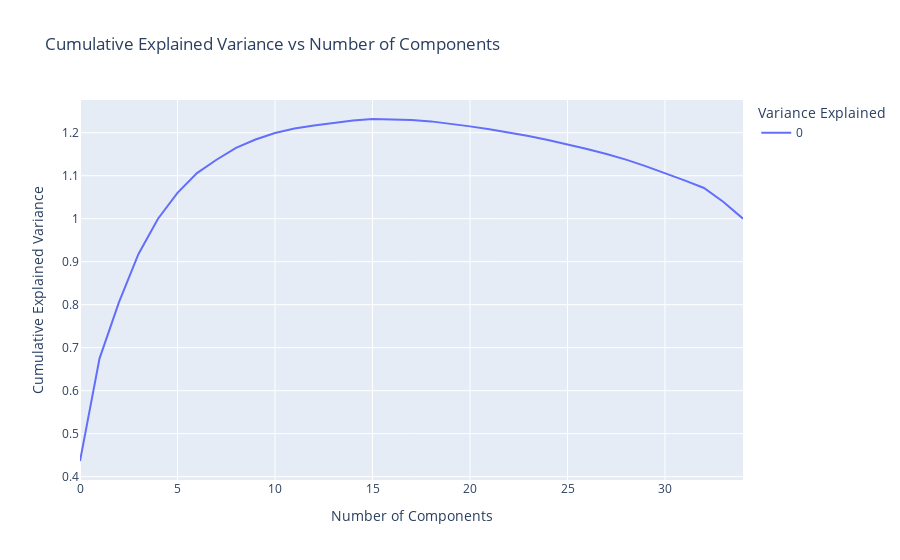

The notebook cell this image was saved under:
### Code cell
fig = px.line(
    np.cumsum(model.eigenvals) / np.sum(model.eigenvals),
    labels={
        "index": "Number of Components",
        "value": "Cumulative Explained Variance",
        "variable": "Variance Explained",
    },
    title="Cumulative Explained Variance vs Number of Components",
)
fig.show()

### Figure 1 — Plotly figure (JSON) as saved in the notebook; plotly's stock layout.template omitted (floating-point values rounded to 4 significant figures)
{"data": [{"hovertemplate": "Variance Explained=0<br>Number of Components=%{x}<br>Cumulative Explained Variance=%{y}<extra></extra>", "legendgroup": "0", "line": {"color": "#636efa", "dash": "solid"}, "marker": {"symbol": "circle"}, "mode": "lines", "name": "0", "orientation": "v", "showlegend": true, "type": "scatter", "x": [0, 1, 2, 3, 4, 5, 6, 7, 8, 9, 10, 11, 12, 13, 14, 15, 16, 17, 18, 19, 20, 21, 22, 23, 24, 25, 26, 27, 28, 29, 30, 31, 32, 33, 34], "xaxis": "x", "y": [0.4364, 0.6745, 0.8059, 0.9179, 1.0, 1.06, 1.106, 1.137, 1.165, 1.184, 1.199, 1.21, 1.217, 1.223, 1.229, 1.232, 1.231, 1.23, 1.226, 1.221, 1.215, 1.208, 1.201, 1.192, 1.183, 1.173, 1.162, 1.15, 1.137, 1.122, 1.106, 1.089, 1.071, 1.039, 1.0], "yaxis": "y"}], "layout": {"legend": {"title": {"text": "Variance Explained"}, "tracegroupgap": 0}, "title": {"text": "Cumulative Explained Variance vs Number of Components"}, "xaxis": {"anchor": "y", "domain": [0, 1], "title": {"text": "Number of Components"}}, "yaxis": {"anchor": "x", "domain": [0, 1], "title": {"text": "Cumulative Explained Variance"}}}}
